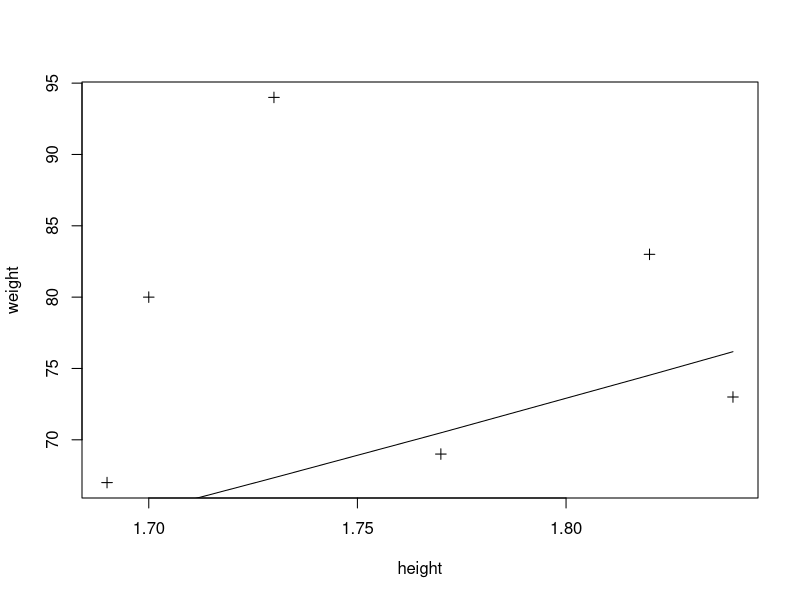

Generate this figure with R:
weight <- c(94,83,80,67,73,69)
weight
height <- c(1.73,1.82,1.70,1.69,1.84,1.77)
height
BMI <- weight / height^2
mean(weight)    #평균
var(weight)        #분산
sd(weight)         #표준편차

t.test(BMI, mu=22.5)
result <- t.test(BMI, mu=22.5)
result$p.value    #특정변수의 이름만 가져올 수 있음



#시각화
plot(height, weight, pch=3)
x <- sort(height)
lines(x, 22.5*x^2)
height 
x 

result
